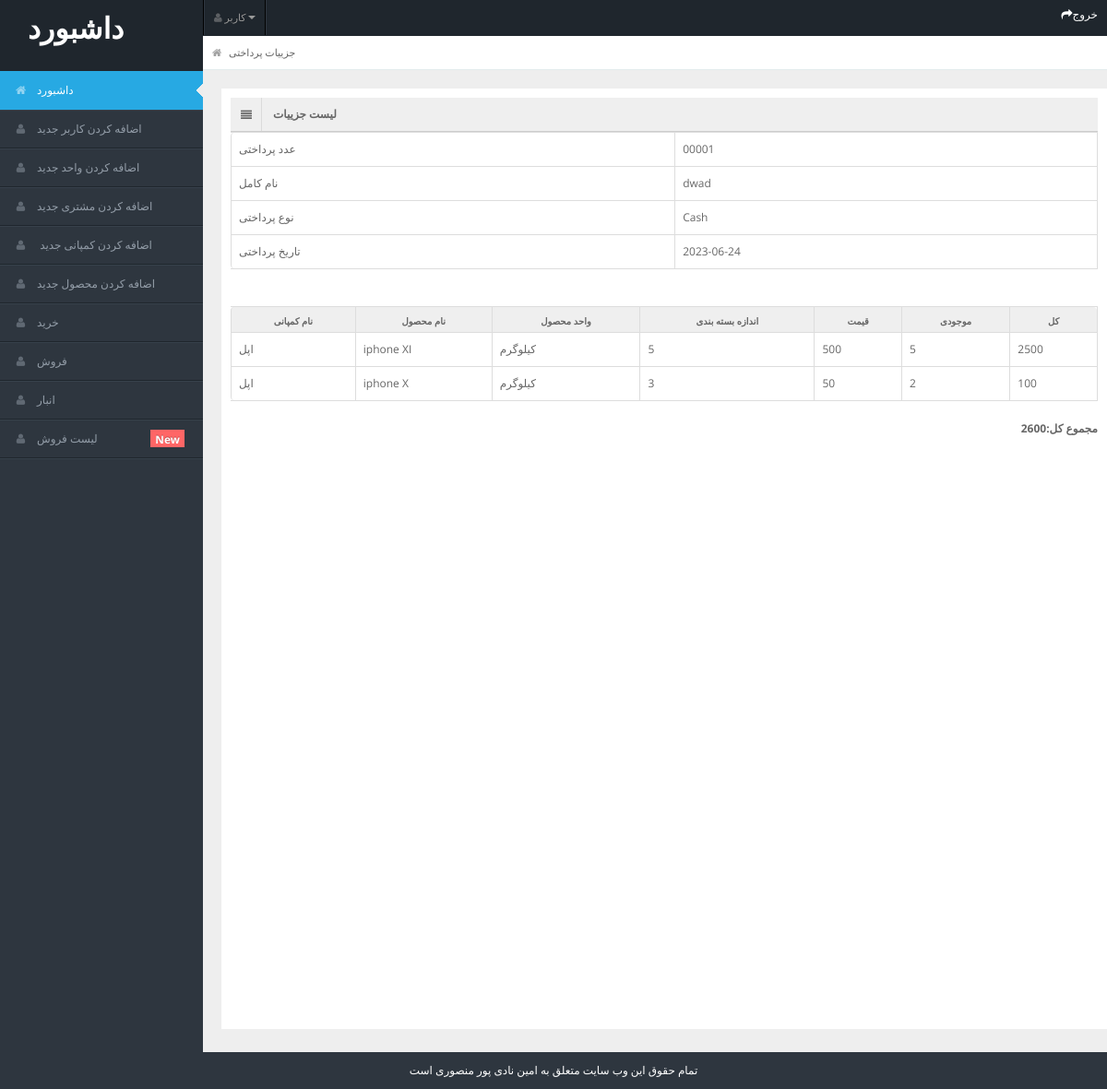
Screenshot of /admin/view_bill_details.php?id=1 with the database file from the repository.
### tables this page shows
CREATE TABLE `billing_header` (
  `id` int(5) NOT NULL,
  `full_name` varchar(100) NOT NULL,
  `bill_type` varchar(50) NOT NULL,
  `date` date NOT NULL,
  `bill_no` varchar(10) NOT NULL
);

CREATE TABLE `billing_details` (
  `id` int(5) NOT NULL,
  `bill_id` varchar(50) NOT NULL,
  `product_company` varchar(50) NOT NULL,
  `product_name` varchar(50) NOT NULL,
  `product_unit` varchar(20) NOT NULL,
  `packing_size` varchar(30) NOT NULL,
  `price` varchar(10) NOT NULL,
  `qty` varchar(10) NOT NULL
);

### admin/view_bill_details.php (the view)
<?php
include "header.php";
include "../user/connection.php";
$id=$_GET["id"];
$full_name="";
$bill_type="";
$date="";
$bill_no="";
$res=mysqli_query($link,"SELECT * FROM billing_header WHERE id=$id");
while($row=mysqli_fetch_array($res)){
    $full_name=$row["full_name"];
    $bill_type=$row["bill_type"];
    $date=$row["date"];
    $bill_no=$row["bill_no"];
}
?>
<div id="content">
    <div id="content-header">
        <div id="breadcrumb"><a href="index.html" title="Go to Home" class="tip-bottom"><i class="icon-home"></i>
            جزییات پرداختی</a></div>
    </div>
    <div class="container-fluid">
        <div class="row-fluid" style="background-color: white; min-height: 1000px; padding:10px;">
            <div class="widget-title"><span class="icon"> <i class="icon-align-justify"></i> </span>
                <h5>لیست  جزییات</h5>
             </div>
             <table class="table table-bordered">
            <tr>
                <td>عدد پرداختی</td>
                <td><?=$bill_no;?></td>
            </tr>
            <tr>
                <td>نام کامل</td>
                <td><?=$full_name;?></td>
            </tr>
            <tr>
                <td>نوع پرداختی</td>
                <td><?=$bill_type;?></td>
            </tr>
            <tr>
                <td>تاریخ پرداختی</td>
                <td><?=$date;?></td>
            </tr>
        </table>
        <br>
        <table class="table table-bordered">
            <tr>
                <th>نام کمپانی</th>
                <th>نام محصول</th>
                <th>واحد محصول</th>
                <th>اندازه بسته بندی</th>
                <th>قیمت</th>
                <th>موجودی</th>
                <th>کل</th>
            </tr>
            <?php
            $total=0;
            $res=mysqli_query($link,"SELECT * FROM billing_details WHERE bill_id=$id");
            while($row=mysqli_fetch_array($res)){
                echo"<tr>";
                echo"<td>";echo $row["product_company"];echo"</td>";
                echo"<td>";echo $row["product_name"];echo"</td>";
                echo"<td>";echo $row["product_unit"];echo"</td>";
                echo"<td>";echo $row["packing_size"];echo"</td>";
                echo"<td>";echo $row["price"];echo"</td>";
                echo"<td>";echo $row["qty"];echo"</td>";
                echo"<td>";echo ($row["price"]*$row["qty"]);echo"</td>";
                echo"</tr>";
                $total=$total+($row["price"]* $row["qty"]);
            }
            ?>
        </table>
        <div align="right" style="font-weight: bold;">
            مجموع کل:<?php echo $total;?>
        </div>
            </div>
    </div>
</div>
<?php
include "footer.php";
?>

### admin/css/matrix-style.css (style rules this page uses)
* { outline:none !important; -moz-outline: none !important; }
html, body { height:100% }
body { overflow-x: hidden; margin-top: -10px; font-family: 'Open Sans', sans-serif; font-size:12px; color:#666; }
a { color:#666; }
select, textarea, input[type="text"], input[type="password"], input[type="datetime"], input[type="datetime-local"], input[type="date"], input[type="month"], input[type="time"], input[type="week"], input[type="number"], input[type="email"], input[type="url"], input[type="search"], input[type="tel"], input[type="color"], .uneditable-input, .label, .dropdown-menu, .btn, .well, .progress, .table-bordered, .btn-group > .btn:first-child, .btn-group > .btn:last-child, .btn-group > .btn:last-child, .btn-group > .dropdown-toggle, .alert { border-radius:0px; }
#content { background: none repeat scroll 0 0 #eeeeee; margin-left: 220px; margin-right: 0; padding-bottom: 25px; position: relative; min-height:100%; width: auto; }
#content-header { position: abslute; width: 100%; margin-top: -38px; z-index: 20; }
.container-fluid .row-fluid:first-child { margin-top: 20px; }
#breadcrumb { background-color: #fff; border-bottom: 1px solid #e3ebed; }
#breadcrumb a { padding: 8px 20px 8px 10px; display: inline-block; background-image: url('../img/breadcrumb.png'); background-position: center right; background-repeat: no-repeat; font-size: 11px; color: #666666; }
#breadcrumb a:last-child { background-image:none; }
#breadcrumb a i { margin-right: 5px; opacity: .6; }
.stat-boxes .peity_bar_good, .stat-boxes .peity_line_good, { color: #459D1C; }
.widget-title, .modal-header, .table th, div.dataTables_wrapper .ui-widget-header { background:#efefef; border-bottom: 1px solid #CDCDCD; height: 36px; }
.widget-title span.icon { padding: 9px 10px 7px 11px; float: left; border-right:1px solid #dadada; }
.widget-title h5 { color: #666; float: left; font-size: 12px; font-weight: bold; padding: 12px; line-height: 12px; margin: 0; }
.table th { height: auto; font-size: 10px; padding: 5px 10px 2px; border-bottom: 0; text-align: center; color: #666666; }

### admin/css/matrix-media.css (style rules this page uses)
body { background:#2E363F; }

### rows the page displays
billing_header: bill_no "00001", full_name "dwad", bill_type "Cash", date "2023-06-24"
billing_details: product_company "اپل", product_name "iphone XI", product_unit "کیلوگرم", packing_size "5", price "500", qty "5", $row["price"]*$row["qty"] "2500"
billing_details: product_company "اپل", product_name "iphone X", product_unit "کیلوگرم", packing_size "3", price "50", qty "2", $row["price"]*$row["qty"] "100"

### other values shown
$total "2600"
